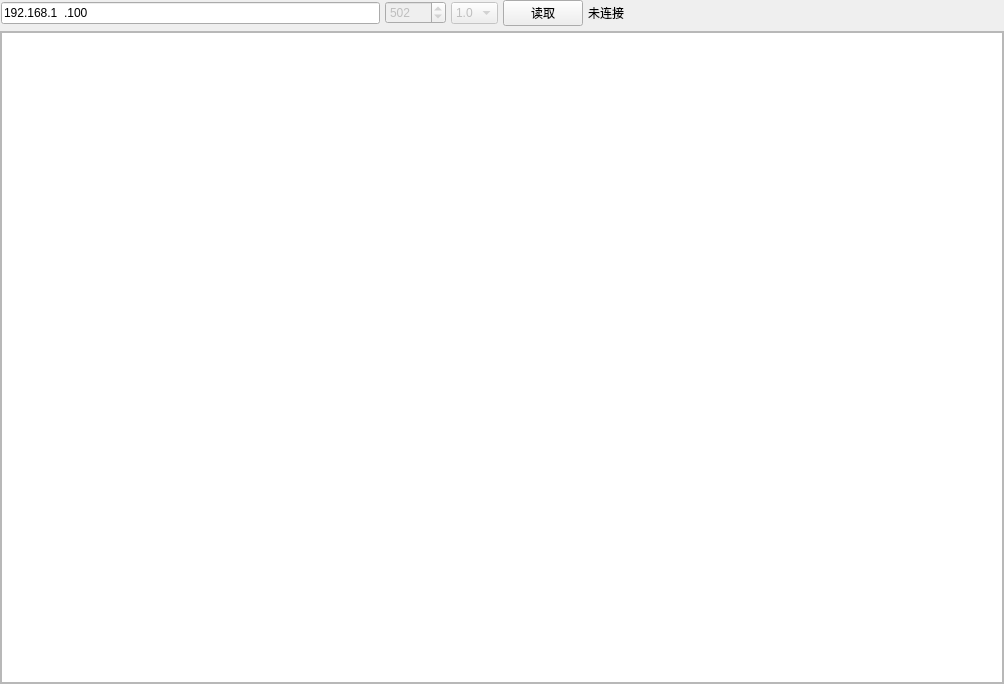
<?xml version="1.0" encoding="UTF-8"?>
<ui version="4.0">
 <class>RTUView</class>
 <widget class="QWidget" name="RTUView">
  <property name="windowModality">
   <enum>Qt::NonModal</enum>
  </property>
  <property name="geometry">
   <rect>
    <x>0</x>
    <y>0</y>
    <width>1004</width>
    <height>684</height>
   </rect>
  </property>
  <property name="sizePolicy">
   <sizepolicy hsizetype="Expanding" vsizetype="Expanding">
    <horstretch>0</horstretch>
    <verstretch>0</verstretch>
   </sizepolicy>
  </property>
  <property name="minimumSize">
   <size>
    <width>200</width>
    <height>450</height>
   </size>
  </property>
  <property name="focusPolicy">
   <enum>Qt::ClickFocus</enum>
  </property>
  <property name="windowTitle">
   <string>Widget</string>
  </property>
  <property name="autoFillBackground">
   <bool>true</bool>
  </property>
  <layout class="QVBoxLayout" name="verticalLayout">
   <property name="spacing">
    <number>5</number>
   </property>
   <property name="leftMargin">
    <number>0</number>
   </property>
   <property name="topMargin">
    <number>0</number>
   </property>
   <property name="rightMargin">
    <number>0</number>
   </property>
   <property name="bottomMargin">
    <number>0</number>
   </property>
   <item>
    <widget class="QWidget" name="gSettings" native="true">
     <property name="enabled">
      <bool>true</bool>
     </property>
     <property name="sizePolicy">
      <sizepolicy hsizetype="Preferred" vsizetype="Fixed">
       <horstretch>0</horstretch>
       <verstretch>0</verstretch>
      </sizepolicy>
     </property>
     <layout class="QHBoxLayout" name="horizontalLayout_8">
      <property name="spacing">
       <number>5</number>
      </property>
      <property name="leftMargin">
       <number>1</number>
      </property>
      <property name="topMargin">
       <number>0</number>
      </property>
      <property name="rightMargin">
       <number>1</number>
      </property>
      <property name="bottomMargin">
       <number>0</number>
      </property>
      <item>
       <widget class="QLineEdit" name="lineStaIP">
        <property name="toolTip">
         <string>输入IP地址</string>
        </property>
        <property name="inputMask">
         <string>000.000.000.000</string>
        </property>
        <property name="text">
         <string>192.168.1.100</string>
        </property>
        <property name="maxLength">
         <number>15</number>
        </property>
       </widget>
      </item>
      <item>
       <widget class="QSpinBox" name="spinBoxPort">
        <property name="enabled">
         <bool>false</bool>
        </property>
        <property name="maximum">
         <number>65535</number>
        </property>
        <property name="value">
         <number>502</number>
        </property>
       </widget>
      </item>
      <item>
       <widget class="QComboBox" name="cbProtocol">
        <property name="enabled">
         <bool>false</bool>
        </property>
        <item>
         <property name="text">
          <string>1.0</string>
         </property>
        </item>
       </widget>
      </item>
      <item>
       <widget class="QPushButton" name="tbtnConnect">
        <property name="cursor">
         <cursorShape>PointingHandCursor</cursorShape>
        </property>
        <property name="text">
         <string>读取</string>
        </property>
       </widget>
      </item>
      <item>
       <widget class="QLabel" name="labelStatus">
        <property name="sizePolicy">
         <sizepolicy hsizetype="Preferred" vsizetype="Fixed">
          <horstretch>0</horstretch>
          <verstretch>0</verstretch>
         </sizepolicy>
        </property>
        <property name="font">
         <font>
          <family>Arial</family>
          <italic>false</italic>
          <bold>false</bold>
         </font>
        </property>
        <property name="frameShape">
         <enum>QFrame::NoFrame</enum>
        </property>
        <property name="text">
         <string>未连接</string>
        </property>
        <property name="textFormat">
         <enum>Qt::PlainText</enum>
        </property>
        <property name="scaledContents">
         <bool>false</bool>
        </property>
       </widget>
      </item>
      <item>
       <spacer name="horizontalSpacer_2">
        <property name="orientation">
         <enum>Qt::Horizontal</enum>
        </property>
        <property name="sizeHint" stdset="0">
         <size>
          <width>291</width>
          <height>20</height>
         </size>
        </property>
       </spacer>
      </item>
     </layout>
    </widget>
   </item>
   <item>
    <widget class="QSplitter" name="splitter_2">
     <property name="orientation">
      <enum>Qt::Horizontal</enum>
     </property>
     <widget class="QScrollArea" name="scrollArea">
      <property name="widgetResizable">
       <bool>true</bool>
      </property>
      <widget class="QWidget" name="sWidget">
       <property name="geometry">
        <rect>
         <x>0</x>
         <y>0</y>
         <width>1002</width>
         <height>653</height>
        </rect>
       </property>
       <layout class="QVBoxLayout" name="verticalLayout_2">
        <property name="spacing">
         <number>6</number>
        </property>
        <property name="leftMargin">
         <number>0</number>
        </property>
        <property name="topMargin">
         <number>0</number>
        </property>
        <property name="rightMargin">
         <number>0</number>
        </property>
        <property name="bottomMargin">
         <number>0</number>
        </property>
        <item>
         <widget class="QTableView" name="ViewSOE"/>
        </item>
       </layout>
      </widget>
     </widget>
    </widget>
   </item>
  </layout>
 </widget>
 <layoutdefault spacing="6" margin="11"/>
 <resources/>
 <connections/>
</ui>
